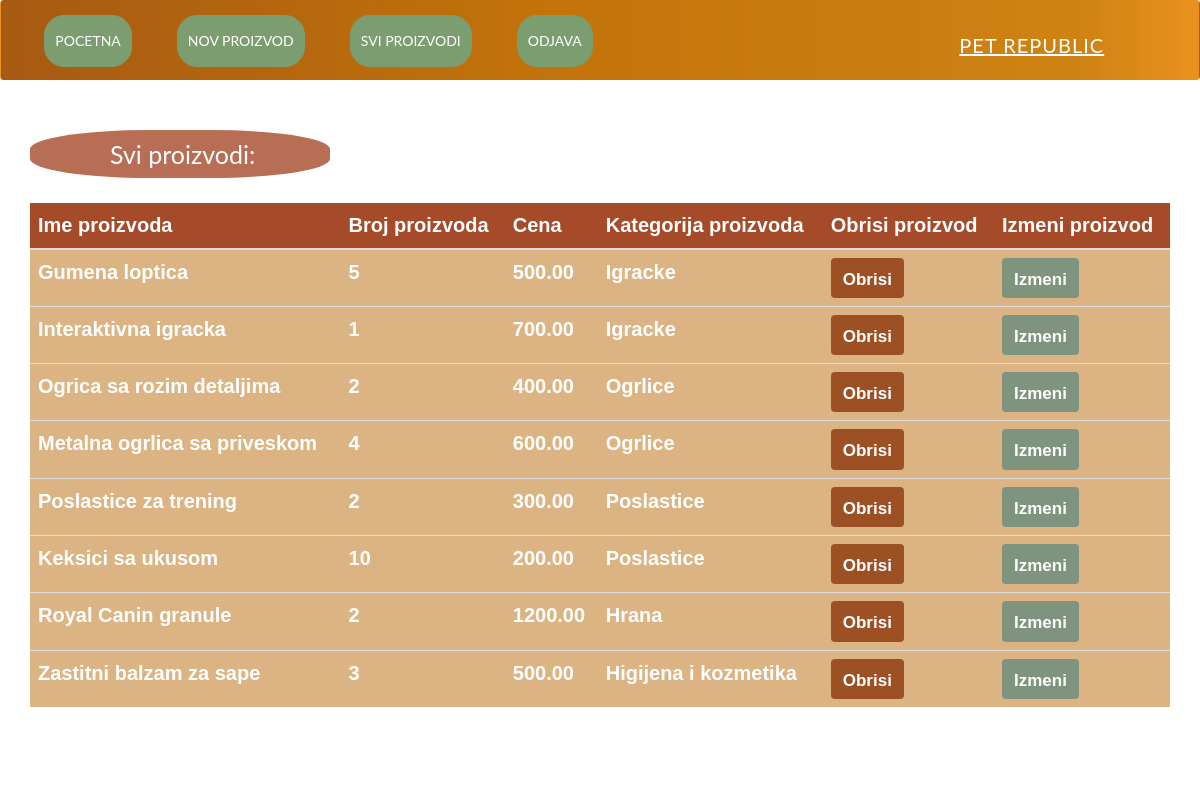
Screenshot of /prikaziProizvode.php with the database file from the repository.
### tables this page shows
CREATE TABLE `proizvodi` (
  `proizvodId` int(11) NOT NULL,
  `imeProizvoda` varchar(255) NOT NULL,
  `brojProizvoda` int(255) NOT NULL,
  `cena` decimal(10,2) NOT NULL,
  `kategorijaId` int(11) NOT NULL
);

CREATE TABLE `kategorija` (
  `kategorijaId` int(11) NOT NULL,
  `imeKategorije` varchar(255) NOT NULL
);

### model/proizvod.php (called while the page is built, shortened)
<?php
class Proizvod{
  function __construct($proizvodId=null,$imeProizvoda=null,$brojProizvoda=null,$cena=null,$kategorijaId=null) {
        $this->proizvodId = $proizvodId;
        $this->imeProizvoda = $imeProizvoda;
        $this->brojProizvoda = $brojProizvoda;
        $this->cena = $cena;
        $this->kategorijaId=$kategorijaId;
    }
}
?>

### model/kategorija.php (called while the page is built, shortened)
<?php
class Kategorija{
  function __construct($kategorijaId=null,$imeKategorije=null) {
        $this->imeKategorije = $imeKategorije;
    }
}
?>

### prikaziProizvode.php (the view, shortened to what this page needs)
<?php
include 'konekcija.php';
include 'model/proizvod.php';
include 'model/kategorija.php';
?>
<!DOCTYPE html>
<html lang="en">
<head>
  <link href="css/bootstrap.css" rel="stylesheet">
  <link href="css/style.css" rel="stylesheet">
</head>
<body class="stranica"  >
<nav class="navbar navbar-expand-lg navbar-light" id="navCont" style="height:80px; ">
            <div class="collapse navbar-collapse" id="navbarCollapse">
                <div class="navbar-nav p-lg-0 " style="margin-left: 2%; margin-top:4px;   ">
                    <li><a id="btn-Pocetna" href="index.php" type="button" class="btn btn-success btn-block" >
                        Pocetna</a></li>
                    <li><a id="btn-Dodaj" type="button" class="btn btn-success btn-block"  data-toggle="modal" data-target="#my" >
                        Nov proizvod </a></li>
                    <li><a id="btn-Prikazi" href="prikaziProizvode.php" type="button" class="btn btn-success btn-block">
                        Svi proizvodi</a></li>
                    <li><a id="btn-Pocetna" href="odjava.php" type="button" class="btn btn-success btn-block" >
                    Odjava</a> </li>
                    <li> <h1 class="navbar-brand " style="color:white ; font-weight:bold; font-size:20px; margin-top:-67px; margin-left: 900px; text-decoration:underline">
                    Pet Republic</h1></li>
                </div>
            </div>
    </nav>
  <div class="container pt">
    <?php
    $niz = [];
    $rez = $conn->query("select * from proizvodi pr join kategorija k on pr.kategorijaId=k.kategorijaId");
    while ($red = $rez->fetch_array()) {
      $kategorija = new Kategorija($red['kategorijaId'], $red['imeKategorije']);
      $proizvodi = new Proizvod($red['proizvodId'], $red['imeProizvoda'], $red['brojProizvoda'],$red['cena'], $kategorija);
      array_push($niz, $proizvodi);
    }
    ?>
    <p id="p" style="color:white; font-size:25px ;padding:10px; background-color:#A64B2A; border-radius:40%; text-align:left; max-width: 300px; padding-left: 80px; opacity:80% ">Svi proizvodi:</p>
    <table class="table table-hover">
      <thead style="font-weight:500px; font-size:20px; color:white; background-color: #A64B2A">
        <tr>
          <th>Ime proizvoda</th>
          <th>Broj proizvoda</th>
          <th>Cena</th>
          <th>Kategorija proizvoda</th>
          <th>Obrisi proizvod</th>
          <th>Izmeni proizvod</th>
        </tr>
      </thead>
      <tbody style="color:white; font-size:20px ; font-weight: bold; background-color: #D7A86E; opacity:85%">
        <?php
        foreach ($niz as $vrednost) {
        ?>
          <tr>
            <td data-target="imeProizvoda"><?php echo $vrednost->imeProizvoda ?> </td>
            <td data-target="brojProizvoda"><?php echo $vrednost->brojProizvoda ?> </td>
            <td data-target="cena"><?php echo $vrednost->cena ?> </td>
            <td data-target="kategorijaId"><?php echo $vrednost->kategorijaId->imeKategorije ?></td>
            <td><button id="btnObrisi" name="btnObrisi" class="btn btn-danger" style="background-color:#8E3200 ; color:white ; font-weight:bold; padding-top:10px; font-size:17px; border: none;"
            data-id1="<?php echo $vrednost->proizvodId ?>">Obrisi</a></td>
            <td><button class="btn btn-info" data-toggle="modal" style="background-color:#698269 ; color:white ; font-weight:bold; padding-top:10px; font-size:17px; border:none ;"
            data-target="#my1" data-id2="<?php echo $vrednost->proizvodId ?>">Izmeni</a></td>
          </tr>
        <?php
        }
        ?>
      </tbody>
    </table>
  </div>
</body>
</html>

### css/style.css (style rules this page uses)
li { padding-right: 20px !important; margin-right: 20px !important; }
nav { background: linear-gradient(to left, #e98f19fa 0%, #ce8210fd 10% , #c2730b, #a75a12); height: 70px; }
h1,h2,h3,h4,p,a { font-family: 'Lato', sans-serif !important; font-weight: 400 !important; }
a { padding-left: 10px !important; padding-right: 10px !important; border-radius: 20px !important; }
body { background-color: #ffffff; font-family: 'Montserrat', sans-serif; font-weight: 400; font-size: 12px; background-image: url("pozadina.jpg") !important; background-size: contain; background-repeat: repeat; background-position: 0 80px; -webkit-font-smoothing: antialiased; -webkit-overflow-scrolling: touch; }
p { line-height: 28px; margin-bottom: 25px; font-size: 12px; }
a { color: #62bef0; word-wrap: break-word; -webkit-transition: color 0.1s ease-in, background 0.1s ease-in; -moz-transition: color 0.1s ease-in, background 0.1s ease-in; -ms-transition: color 0.1s ease-in, background 0.1s ease-in; -o-transition: color 0.1s ease-in, background 0.1s ease-in; transition: color 0.1s ease-in, background 0.1s ease-in; }
a:before, a:after { -webkit-transition: color 0.1s ease-in, background 0.1s ease-in; -moz-transition: color 0.1s ease-in, background 0.1s ease-in; -ms-transition: color 0.1s ease-in, background 0.1s ease-in; -o-transition: color 0.1s ease-in, background 0.1s ease-in; transition: color 0.1s ease-in, background 0.1s ease-in; }
.navbar { text-transform: uppercase; margin-bottom: 0px; }
.navbar-brand { font-weight: 700; font-size: 20px; letter-spacing: 1px; }
.pt { padding-top: 50px; padding-bottom: 50px; }
li { display:inline; padding: 10px 5px; }
#p { font-size: xx-large; }
.pt { margin-bottom: 300px; }

### rows the page displays
proizvodi: imeProizvoda "Gumena loptica", brojProizvoda "5", cena "500.00", kategorijaId.imeKategorije "Igracke"
proizvodi: imeProizvoda "Interaktivna igracka", brojProizvoda "1", cena "700.00", kategorijaId.imeKategorije "Igracke"
proizvodi: imeProizvoda "Ogrica sa rozim detaljima", brojProizvoda "2", cena "400.00", kategorijaId.imeKategorije "Ogrlice"
proizvodi: imeProizvoda "Metalna ogrlica sa priveskom", brojProizvoda "4", cena "600.00", kategorijaId.imeKategorije "Ogrlice"
proizvodi: imeProizvoda "Poslastice za trening", brojProizvoda "2", cena "300.00", kategorijaId.imeKategorije "Poslastice"
proizvodi: imeProizvoda "Keksici sa ukusom", brojProizvoda "10", cena "200.00", kategorijaId.imeKategorije "Poslastice"
proizvodi: imeProizvoda "Royal Canin granule", brojProizvoda "2", cena "1200.00", kategorijaId.imeKategorije "Hrana"
proizvodi: imeProizvoda "Zastitni balzam za sape", brojProizvoda "3", cena "500.00", kategorijaId.imeKategorije "Higijena i kozmetika"
